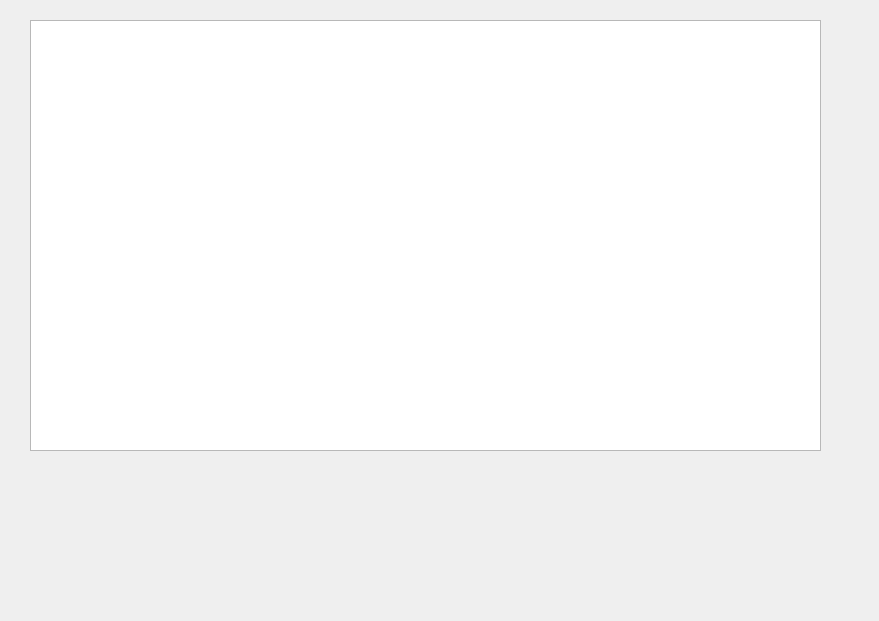
<?xml version="1.0" encoding="UTF-8"?>
<ui version="4.0">
 <class>Widget</class>
 <widget class="QWidget" name="Widget">
  <property name="geometry">
   <rect>
    <x>0</x>
    <y>0</y>
    <width>879</width>
    <height>621</height>
   </rect>
  </property>
  <property name="windowTitle">
   <string>Widget</string>
  </property>
  <widget class="QTextEdit" name="textEdit">
   <property name="geometry">
    <rect>
     <x>30</x>
     <y>20</y>
     <width>791</width>
     <height>431</height>
    </rect>
   </property>
  </widget>
 </widget>
 <layoutdefault spacing="6" margin="11"/>
 <resources/>
 <connections/>
</ui>
